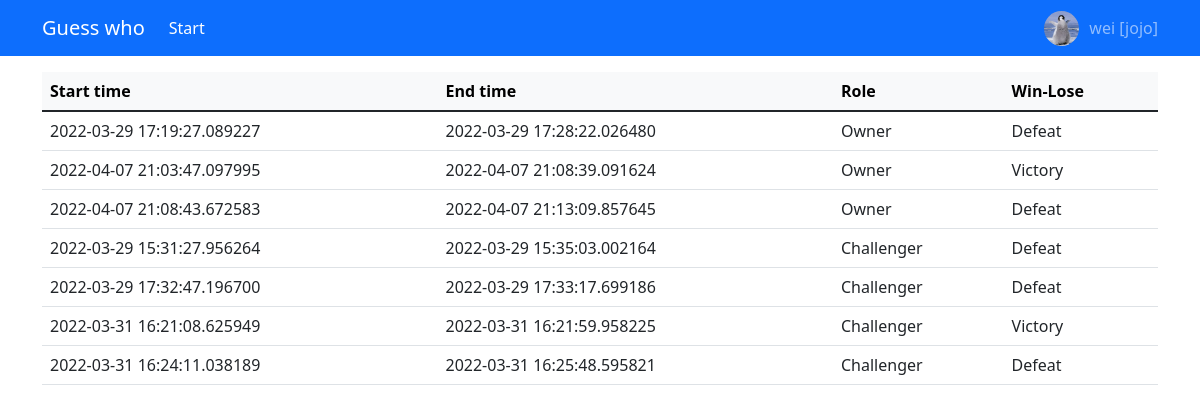
/ (signed in), run on an earlier commit of the app's database.
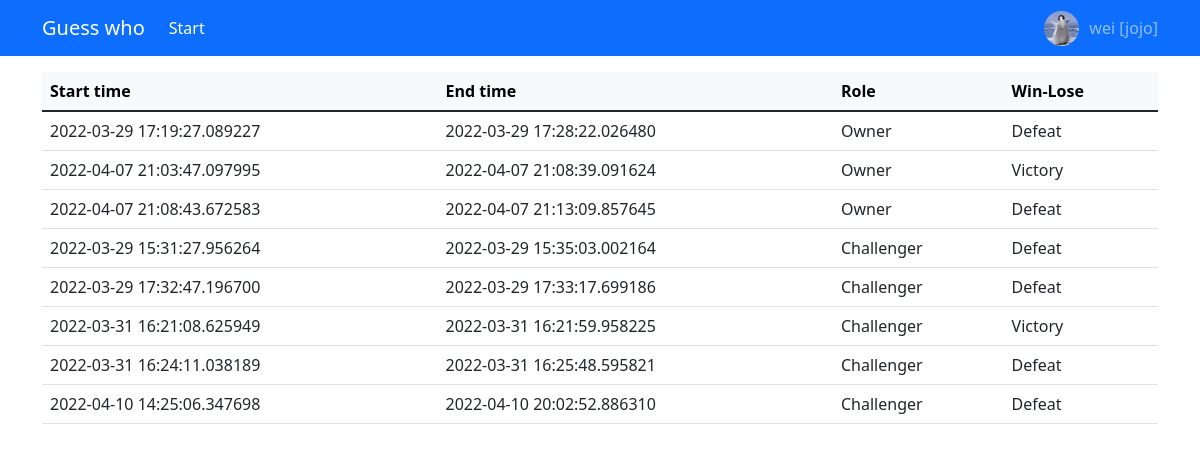
And on a later commit of the database.
### application/models.py (models this page shows, shortened)
class Room(db.Model):
    id = Column(Integer, primary_key=True)
    owner_id = Column(Integer, ForeignKey('user.id'), index=True)
    guest_id = Column(Integer, ForeignKey('user.id'), index=True)
    _resource = Column('resource', JSON)
    owner_lurk = Column(Integer)
    guest_lurk = Column(Integer)
    owner = db.relationship('User', foreign_keys=owner_id)
    guest = db.relationship('User', foreign_keys=guest_id)
    info = db.relationship('RoomInfo', back_populates='room')
    create_at = db.Column(DateTime, comment='At Start', default=datetime.now)
    game_start_at = Column(DateTime, comment='Start time')
    game_end_at = Column(DateTime, comment='End time')
    victory = db.Column(Integer, comment='Winner')
    owner_kill = db.Column(Integer, nullable=False, default=0)
    guest_kill = db.Column(Integer, nullable=False, default=0)
    @property
    def resource(self):
        return json.loads(self._resource) if self._resource else None

### application/views/dashboard.py (the view)
@bp.route('/')
@login_required
def index_view():
    record = Room.query.filter(
        or_(
            Room.owner == current_user,
            Room.guest == current_user,
        ),
        Room.game_end_at.isnot(None)
    )
    return render_template('dashboard_index.html', record=record.all())

### application/models.py (called while the page is built)
    @property
    def avatar(self):
        return url_for('static', filename=self._avatar)

    @staticmethod
    @login_manager.user_loader
    def loader_user(user_id):
        return User.query.get(user_id)

### application/templates/dashboard_index.html
{% extends 'base.html' %}
{% block body %}
    <table class="table">
        <thead class="table-light">
        <tr>
            <th scope="col">Start time</th>
            <th scope="col">End time</th>
            <th scope="col">Role</th>
            <th scope="col">Win-Lose</th>
        </tr>
        </thead>
        <tbody>
        {% for item in record %}
            <tr>
                <td>{{ item.game_start_at }}</td>
                <td>{{ item.game_end_at }}</td>
                <td>
                    {%- if current_user == item.owner -%}Owner{%- else -%}Challenger{%- endif -%}
                </td>
                <td>{%- if current_user.id == item.victory -%}Victory{%- else -%}Defeat{%- endif -%}</td>
            </tr>
        {% endfor %}
        </tbody>
    </table>
{% endblock %}

What changed in the data, as far as the page shows it:
added Room: game_start_at "2022-04-10 14:25:06.347698", game_end_at "2022-04-10 20:02:52.886310", shows "Challenger", victory "Defeat"
